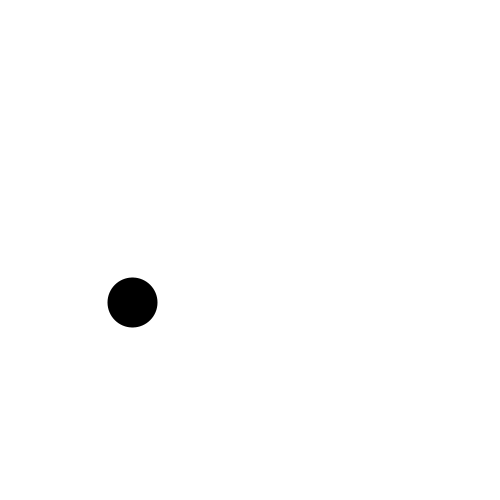
Frame 1 (no input)
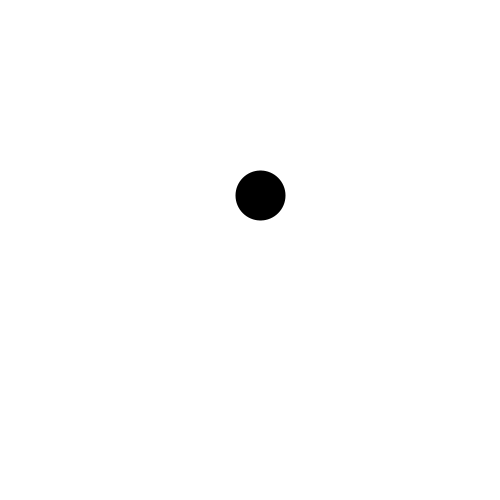
Frame 60 (the mouse pressed at the canvas centre just before this capture)
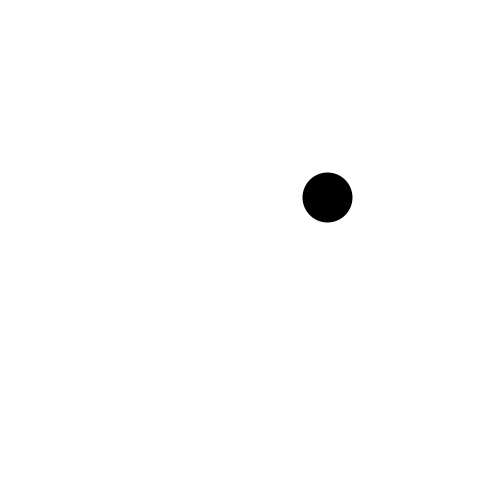
Frame 120 (the mouse held since frame 60 and released just before this capture)

The Processing sketch that drew these frames (run headless with seeded random() and noise(); from frame 60 on, the mouse is pressed at the canvas centre):

// Processing sketch: e12_random_vs_natura3
// ── e12_random_vs_natura3.pde
void setup()
{
  size(500, 500);
  strokeWeight(50);
  stroke(0);
}

void draw()
{
  background(255);
  //point(random(width), random(height));
  point(width*noise(1000+frameCount*0.01), height*noise(frameCount*0.01));
}
